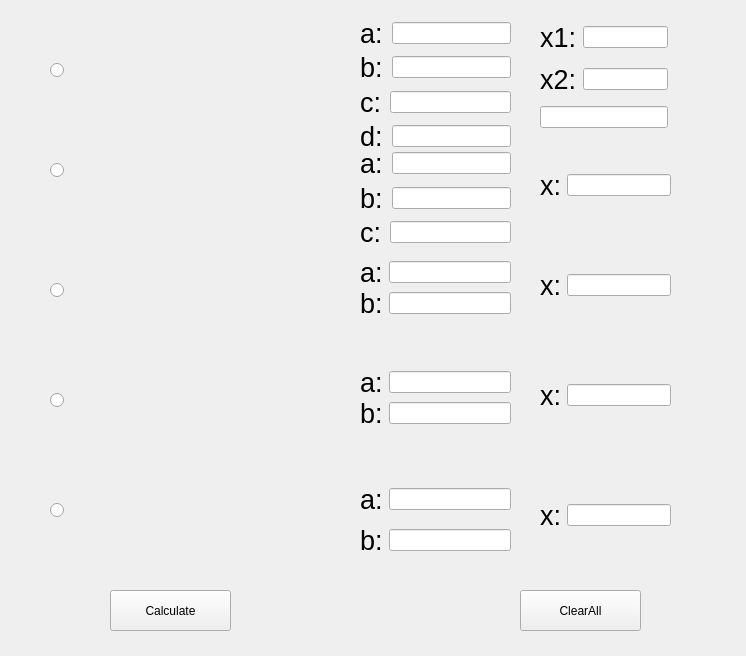
<?xml version="1.0" encoding="UTF-8"?>
<ui version="4.0">
 <class>hanshu_widget</class>
 <widget class="QWidget" name="hanshu_widget">
  <property name="geometry">
   <rect>
    <x>0</x>
    <y>0</y>
    <width>746</width>
    <height>656</height>
   </rect>
  </property>
  <property name="windowTitle">
   <string>Form</string>
  </property>
  <property name="styleSheet">
   <string notr="true">background-image: url(:/image/big_background.png);</string>
  </property>
  <widget class="QWidget" name="widget" native="true">
   <property name="geometry">
    <rect>
     <x>-10</x>
     <y>0</y>
     <width>761</width>
     <height>661</height>
    </rect>
   </property>
   <widget class="QLabel" name="lab_duishu">
    <property name="geometry">
     <rect>
      <x>110</x>
      <y>480</y>
      <width>200</width>
      <height>50</height>
     </rect>
    </property>
    <property name="minimumSize">
     <size>
      <width>200</width>
      <height>50</height>
     </size>
    </property>
    <property name="maximumSize">
     <size>
      <width>250</width>
      <height>200</height>
     </size>
    </property>
    <property name="styleSheet">
     <string notr="true">border-image: url(:/image/duishu.png);</string>
    </property>
    <property name="text">
     <string/>
    </property>
   </widget>
   <widget class="QWidget" name="layoutWidget">
    <property name="geometry">
     <rect>
      <x>550</x>
      <y>20</y>
      <width>128</width>
      <height>111</height>
     </rect>
    </property>
    <layout class="QVBoxLayout" name="verticalLayout_2">
     <property name="spacing">
      <number>9</number>
     </property>
     <item>
      <layout class="QHBoxLayout" name="horizontalLayout_14">
       <property name="spacing">
        <number>6</number>
       </property>
       <item>
        <widget class="QLabel" name="label_one_x1">
         <property name="font">
          <font>
           <family>Arial</family>
           <pointsize>20</pointsize>
          </font>
         </property>
         <property name="text">
          <string>x1:</string>
         </property>
        </widget>
       </item>
       <item>
        <widget class="QLineEdit" name="lineEdit_one_x1"/>
       </item>
      </layout>
     </item>
     <item>
      <layout class="QHBoxLayout" name="horizontalLayout_15">
       <property name="spacing">
        <number>6</number>
       </property>
       <item>
        <widget class="QLabel" name="_x2">
         <property name="font">
          <font>
           <family>Arial</family>
           <pointsize>20</pointsize>
          </font>
         </property>
         <property name="text">
          <string>x2:</string>
         </property>
        </widget>
       </item>
       <item>
        <widget class="QLineEdit" name="lineEdit_one_x2"/>
       </item>
      </layout>
     </item>
     <item>
      <widget class="QLineEdit" name="lineEdit_one_error"/>
     </item>
    </layout>
   </widget>
   <widget class="QWidget" name="layoutWidget_2">
    <property name="geometry">
     <rect>
      <x>370</x>
      <y>150</y>
      <width>151</width>
      <height>95</height>
     </rect>
    </property>
    <layout class="QVBoxLayout" name="verticalLayout">
     <property name="spacing">
      <number>9</number>
     </property>
     <item>
      <layout class="QHBoxLayout" name="horizontalLayout">
       <item>
        <widget class="QLabel" name="label_two_a">
         <property name="font">
          <font>
           <family>Arial</family>
           <pointsize>20</pointsize>
          </font>
         </property>
         <property name="text">
          <string>a:</string>
         </property>
        </widget>
       </item>
       <item>
        <widget class="QLineEdit" name="LE_1y1c_a"/>
       </item>
      </layout>
     </item>
     <item>
      <layout class="QHBoxLayout" name="horizontalLayout_6">
       <item>
        <widget class="QLabel" name="label_two_b">
         <property name="font">
          <font>
           <family>Arial</family>
           <pointsize>20</pointsize>
          </font>
         </property>
         <property name="text">
          <string>b:</string>
         </property>
        </widget>
       </item>
       <item>
        <widget class="QLineEdit" name="LE_1y1c_b"/>
       </item>
      </layout>
     </item>
     <item>
      <layout class="QHBoxLayout" name="horizontalLayout_11">
       <item>
        <widget class="QLabel" name="label_two_b_2">
         <property name="font">
          <font>
           <family>Arial</family>
           <pointsize>20</pointsize>
          </font>
         </property>
         <property name="text">
          <string>c:</string>
         </property>
        </widget>
       </item>
       <item>
        <widget class="QLineEdit" name="LE_1y1c_c"/>
       </item>
      </layout>
     </item>
    </layout>
   </widget>
   <widget class="QWidget" name="layoutWidget_3">
    <property name="geometry">
     <rect>
      <x>550</x>
      <y>500</y>
      <width>131</width>
      <height>31</height>
     </rect>
    </property>
    <layout class="QHBoxLayout" name="horizontalLayout_18">
     <item>
      <widget class="QLabel" name="label_five_x">
       <property name="font">
        <font>
         <family>Arial</family>
         <pointsize>20</pointsize>
        </font>
       </property>
       <property name="text">
        <string>x:</string>
       </property>
      </widget>
     </item>
     <item>
      <widget class="QLineEdit" name="lineEdit_five_x"/>
     </item>
    </layout>
   </widget>
   <widget class="QRadioButton" name="radioButton_1yuan1c">
    <property name="geometry">
     <rect>
      <x>60</x>
      <y>160</y>
      <width>21</width>
      <height>21</height>
     </rect>
    </property>
    <property name="text">
     <string/>
    </property>
   </widget>
   <widget class="QWidget" name="layoutWidget_4">
    <property name="geometry">
     <rect>
      <x>370</x>
      <y>260</y>
      <width>151</width>
      <height>56</height>
     </rect>
    </property>
    <layout class="QVBoxLayout" name="verticalLayout_3">
     <item>
      <layout class="QHBoxLayout" name="horizontalLayout_3">
       <item>
        <widget class="QLabel" name="label_three_a">
         <property name="font">
          <font>
           <family>Arial</family>
           <pointsize>20</pointsize>
          </font>
         </property>
         <property name="text">
          <string>a:</string>
         </property>
        </widget>
       </item>
       <item>
        <widget class="QLineEdit" name="LE_fan_a"/>
       </item>
      </layout>
     </item>
     <item>
      <layout class="QHBoxLayout" name="horizontalLayout_8">
       <item>
        <widget class="QLabel" name="label_three_b">
         <property name="font">
          <font>
           <family>Arial</family>
           <pointsize>20</pointsize>
          </font>
         </property>
         <property name="text">
          <string>b:</string>
         </property>
        </widget>
       </item>
       <item>
        <widget class="QLineEdit" name="LE_fan_b"/>
       </item>
      </layout>
     </item>
    </layout>
   </widget>
   <widget class="QLabel" name="lab_fan">
    <property name="geometry">
     <rect>
      <x>109</x>
      <y>260</y>
      <width>201</width>
      <height>50</height>
     </rect>
    </property>
    <property name="minimumSize">
     <size>
      <width>200</width>
      <height>50</height>
     </size>
    </property>
    <property name="maximumSize">
     <size>
      <width>250</width>
      <height>200</height>
     </size>
    </property>
    <property name="styleSheet">
     <string notr="true">border-image: url(:/image/fan.png);</string>
    </property>
    <property name="text">
     <string/>
    </property>
   </widget>
   <widget class="QWidget" name="layoutWidget_5">
    <property name="geometry">
     <rect>
      <x>370</x>
      <y>480</y>
      <width>151</width>
      <height>82</height>
     </rect>
    </property>
    <layout class="QVBoxLayout" name="verticalLayout_5">
     <item>
      <layout class="QHBoxLayout" name="horizontalLayout_5">
       <item>
        <widget class="QLabel" name="label_five_a">
         <property name="font">
          <font>
           <family>Arial</family>
           <pointsize>20</pointsize>
          </font>
         </property>
         <property name="text">
          <string>a:</string>
         </property>
        </widget>
       </item>
       <item>
        <widget class="QLineEdit" name="LE_dui_a"/>
       </item>
      </layout>
     </item>
     <item>
      <layout class="QHBoxLayout" name="horizontalLayout_10">
       <item>
        <widget class="QLabel" name="label_five_b">
         <property name="font">
          <font>
           <family>Arial</family>
           <pointsize>20</pointsize>
          </font>
         </property>
         <property name="text">
          <string>b:</string>
         </property>
        </widget>
       </item>
       <item>
        <widget class="QLineEdit" name="LE_dui_b"/>
       </item>
      </layout>
     </item>
    </layout>
   </widget>
   <widget class="QLabel" name="lab_1y1c">
    <property name="geometry">
     <rect>
      <x>110</x>
      <y>150</y>
      <width>200</width>
      <height>50</height>
     </rect>
    </property>
    <property name="minimumSize">
     <size>
      <width>200</width>
      <height>50</height>
     </size>
    </property>
    <property name="maximumSize">
     <size>
      <width>250</width>
      <height>200</height>
     </size>
    </property>
    <property name="styleSheet">
     <string notr="true">border-image: url(:/image/1yuan.png);</string>
    </property>
    <property name="text">
     <string/>
    </property>
   </widget>
   <widget class="QRadioButton" name="radioButton_dui">
    <property name="geometry">
     <rect>
      <x>60</x>
      <y>500</y>
      <width>21</width>
      <height>21</height>
     </rect>
    </property>
    <property name="text">
     <string/>
    </property>
   </widget>
   <widget class="QLabel" name="lab_zhishu">
    <property name="geometry">
     <rect>
      <x>110</x>
      <y>370</y>
      <width>200</width>
      <height>50</height>
     </rect>
    </property>
    <property name="minimumSize">
     <size>
      <width>200</width>
      <height>50</height>
     </size>
    </property>
    <property name="maximumSize">
     <size>
      <width>250</width>
      <height>200</height>
     </size>
    </property>
    <property name="styleSheet">
     <string notr="true">border-image: url(:/image/zhishu.png);</string>
    </property>
    <property name="text">
     <string/>
    </property>
   </widget>
   <widget class="QPushButton" name="btn_Calculate">
    <property name="geometry">
     <rect>
      <x>120</x>
      <y>590</y>
      <width>121</width>
      <height>41</height>
     </rect>
    </property>
    <property name="text">
     <string>Calculate</string>
    </property>
   </widget>
   <widget class="QWidget" name="layoutWidget_6">
    <property name="geometry">
     <rect>
      <x>550</x>
      <y>270</y>
      <width>131</width>
      <height>31</height>
     </rect>
    </property>
    <layout class="QHBoxLayout" name="horizontalLayout_16">
     <item>
      <widget class="QLabel" name="label_three_x">
       <property name="font">
        <font>
         <family>Arial</family>
         <pointsize>20</pointsize>
        </font>
       </property>
       <property name="text">
        <string>x:</string>
       </property>
      </widget>
     </item>
     <item>
      <widget class="QLineEdit" name="lineEdit_three_x"/>
     </item>
    </layout>
   </widget>
   <widget class="QRadioButton" name="radioButton_1y2c">
    <property name="geometry">
     <rect>
      <x>60</x>
      <y>60</y>
      <width>21</width>
      <height>21</height>
     </rect>
    </property>
    <property name="text">
     <string/>
    </property>
   </widget>
   <widget class="QWidget" name="layoutWidget_7">
    <property name="geometry">
     <rect>
      <x>550</x>
      <y>380</y>
      <width>131</width>
      <height>31</height>
     </rect>
    </property>
    <layout class="QHBoxLayout" name="horizontalLayout_17">
     <item>
      <widget class="QLabel" name="label_four_x">
       <property name="font">
        <font>
         <family>Arial</family>
         <pointsize>20</pointsize>
        </font>
       </property>
       <property name="text">
        <string>x:</string>
       </property>
      </widget>
     </item>
     <item>
      <widget class="QLineEdit" name="lineEdit_four_x"/>
     </item>
    </layout>
   </widget>
   <widget class="QWidget" name="layoutWidget_8">
    <property name="geometry">
     <rect>
      <x>370</x>
      <y>370</y>
      <width>151</width>
      <height>56</height>
     </rect>
    </property>
    <layout class="QVBoxLayout" name="verticalLayout_4">
     <item>
      <layout class="QHBoxLayout" name="horizontalLayout_4">
       <item>
        <widget class="QLabel" name="label_four_a">
         <property name="font">
          <font>
           <family>Arial</family>
           <pointsize>20</pointsize>
          </font>
         </property>
         <property name="text">
          <string>a:</string>
         </property>
        </widget>
       </item>
       <item>
        <widget class="QLineEdit" name="LE_zhi_a"/>
       </item>
      </layout>
     </item>
     <item>
      <layout class="QHBoxLayout" name="horizontalLayout_9">
       <item>
        <widget class="QLabel" name="label_four_b">
         <property name="font">
          <font>
           <family>Arial</family>
           <pointsize>20</pointsize>
          </font>
         </property>
         <property name="text">
          <string>b:</string>
         </property>
        </widget>
       </item>
       <item>
        <widget class="QLineEdit" name="LE_zhi_b"/>
       </item>
      </layout>
     </item>
    </layout>
   </widget>
   <widget class="QPushButton" name="btn_ClearAll">
    <property name="geometry">
     <rect>
      <x>530</x>
      <y>590</y>
      <width>121</width>
      <height>41</height>
     </rect>
    </property>
    <property name="text">
     <string>ClearAll</string>
    </property>
   </widget>
   <widget class="QWidget" name="layoutWidget_9">
    <property name="geometry">
     <rect>
      <x>550</x>
      <y>170</y>
      <width>131</width>
      <height>31</height>
     </rect>
    </property>
    <layout class="QHBoxLayout" name="horizontalLayout_13">
     <item>
      <widget class="QLabel" name="label_two_x">
       <property name="font">
        <font>
         <family>Arial</family>
         <pointsize>20</pointsize>
        </font>
       </property>
       <property name="text">
        <string>x:</string>
       </property>
      </widget>
     </item>
     <item>
      <widget class="QLineEdit" name="lineEdit_two_x"/>
     </item>
    </layout>
   </widget>
   <widget class="QLabel" name="lab_1y2c">
    <property name="geometry">
     <rect>
      <x>110</x>
      <y>40</y>
      <width>200</width>
      <height>50</height>
     </rect>
    </property>
    <property name="minimumSize">
     <size>
      <width>200</width>
      <height>50</height>
     </size>
    </property>
    <property name="maximumSize">
     <size>
      <width>400</width>
      <height>200</height>
     </size>
    </property>
    <property name="styleSheet">
     <string notr="true">border-image: url(:/image/1yuan2ci.png);</string>
    </property>
    <property name="text">
     <string/>
    </property>
   </widget>
   <widget class="QWidget" name="layoutWidget_10">
    <property name="geometry">
     <rect>
      <x>370</x>
      <y>20</y>
      <width>151</width>
      <height>129</height>
     </rect>
    </property>
    <layout class="QVBoxLayout" name="verticalLayout_6">
     <property name="spacing">
      <number>9</number>
     </property>
     <item>
      <layout class="QHBoxLayout" name="horizontalLayout_2">
       <item>
        <widget class="QLabel" name="label_one_a">
         <property name="font">
          <font>
           <family>Arial</family>
           <pointsize>20</pointsize>
          </font>
         </property>
         <property name="text">
          <string>a:</string>
         </property>
        </widget>
       </item>
       <item>
        <widget class="QLineEdit" name="LE_1y2c_a"/>
       </item>
      </layout>
     </item>
     <item>
      <layout class="QHBoxLayout" name="horizontalLayout_12">
       <item>
        <widget class="QLabel" name="label_one_b">
         <property name="font">
          <font>
           <family>Arial</family>
           <pointsize>20</pointsize>
          </font>
         </property>
         <property name="text">
          <string>b:</string>
         </property>
        </widget>
       </item>
       <item>
        <widget class="QLineEdit" name="LE_1y2c_b"/>
       </item>
      </layout>
     </item>
     <item>
      <layout class="QHBoxLayout" name="horizontalLayout_7">
       <item>
        <widget class="QLabel" name="label_one_c">
         <property name="font">
          <font>
           <family>Arial</family>
           <pointsize>20</pointsize>
          </font>
         </property>
         <property name="text">
          <string>c:</string>
         </property>
        </widget>
       </item>
       <item>
        <widget class="QLineEdit" name="LE_1y2c_c"/>
       </item>
      </layout>
     </item>
     <item>
      <layout class="QHBoxLayout" name="horizontalLayout_19">
       <item>
        <widget class="QLabel" name="label_one_d">
         <property name="font">
          <font>
           <family>Arial</family>
           <pointsize>20</pointsize>
          </font>
         </property>
         <property name="text">
          <string>d:</string>
         </property>
        </widget>
       </item>
       <item>
        <widget class="QLineEdit" name="LE_1y2c_d"/>
       </item>
      </layout>
     </item>
    </layout>
   </widget>
   <widget class="QRadioButton" name="radioButton_fan">
    <property name="geometry">
     <rect>
      <x>60</x>
      <y>280</y>
      <width>21</width>
      <height>21</height>
     </rect>
    </property>
    <property name="text">
     <string/>
    </property>
   </widget>
   <widget class="QRadioButton" name="radioButton_zhi">
    <property name="geometry">
     <rect>
      <x>60</x>
      <y>390</y>
      <width>21</width>
      <height>21</height>
     </rect>
    </property>
    <property name="text">
     <string/>
    </property>
   </widget>
  </widget>
 </widget>
 <resources/>
 <connections/>
</ui>
